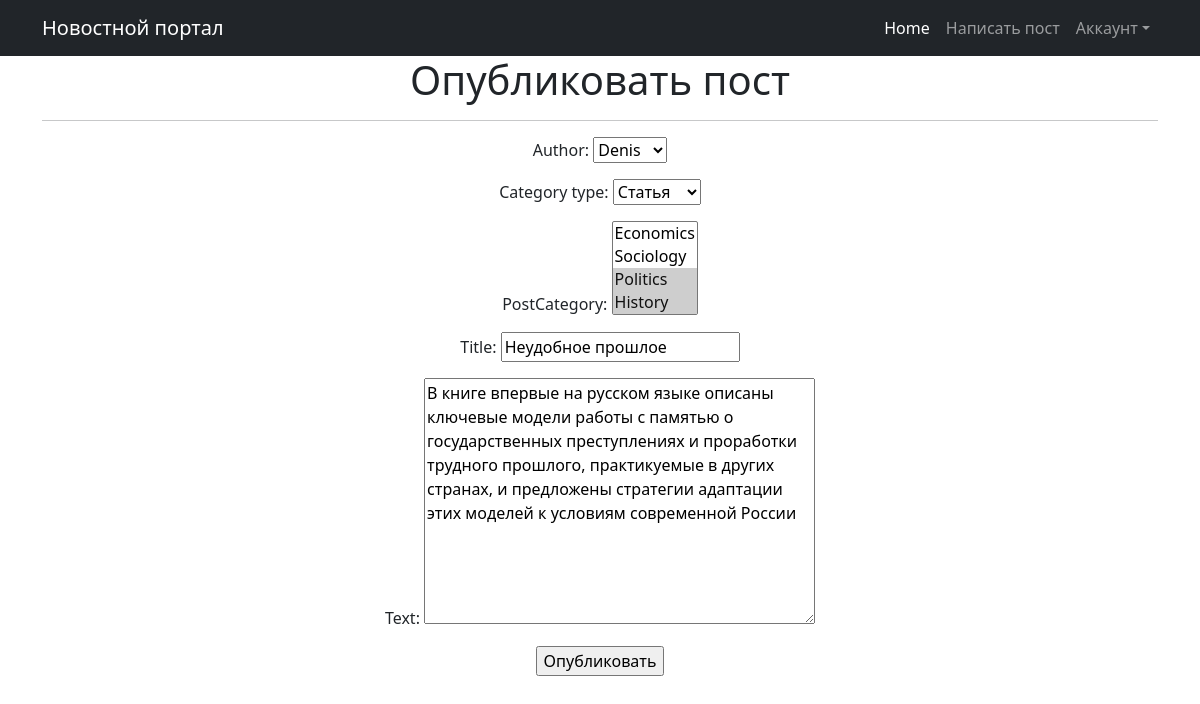
The page /posts/2/update/ (signed in) on the database its author committed.
### NewsApp/models.py (models this page shows, shortened)
class Post(models.Model):
    author = models.ForeignKey(Author, on_delete=models.CASCADE)
    NEWS = 'NW'
    ARTICLE = 'AR'
    CATEGORY_CHOICES = (
        (NEWS, 'Новость'),
        (ARTICLE, 'Статья')
    )
    category_type = models.CharField(max_length=2, choices=CATEGORY_CHOICES, default=ARTICLE)
    dateCreation = models.DateTimeField(auto_now_add=True)
    postCategory = models.ManyToManyField(Category, through='PostCategory')
    title = models.CharField(max_length=128)
    text = models.TextField()
    rating = models.SmallIntegerField(default=0)

### NewsApp/views.py (the view)
# urls.py: path('<int:pk>/update/', PostUpdate.as_view(), name='post_update'),
class PostUpdate(PermissionRequiredMixin, UpdateView):
    permission_required = ('NewsApp.change_post',)
    form_class = PostForm
    model = Post
    template_name = 'post_edit.html'

### NewsApp/forms.py (shortened to what this page needs)
class PostForm(forms.ModelForm):
    class Meta:
        model = Post
        fields = [
            'author',
            'category_type',
            'postCategory',
            'title',
            'text',
        ]

### NewsApp/models.py (called while the page is built)
    def __str__(self):
        return f'{self.authorUser.username}'

    def __str__(self):
        return f'{self.name}'

### templates/post_edit.html (shortened to what this page needs)
{% extends 'flatpages/default.html' %}
{% block content %}
<h1>Опубликовать пост</h1>
<hr>
<form action="" method="post">
    {{ form.as_p }}
    <input type="submit" value="Опубликовать" />
</form>
{% endblock content %}

### rows shown on the page
Post: author "Denis", category_type "Статья", title "Неудобное прошлое", text "В книге впервые на русском языке описаны ключевые модели работы с памятью о государственных преступлениях и проработки трудного прошлого, практикуемые в других странах, и предложены стратегии адаптации этих моделей к условиям современной России"
